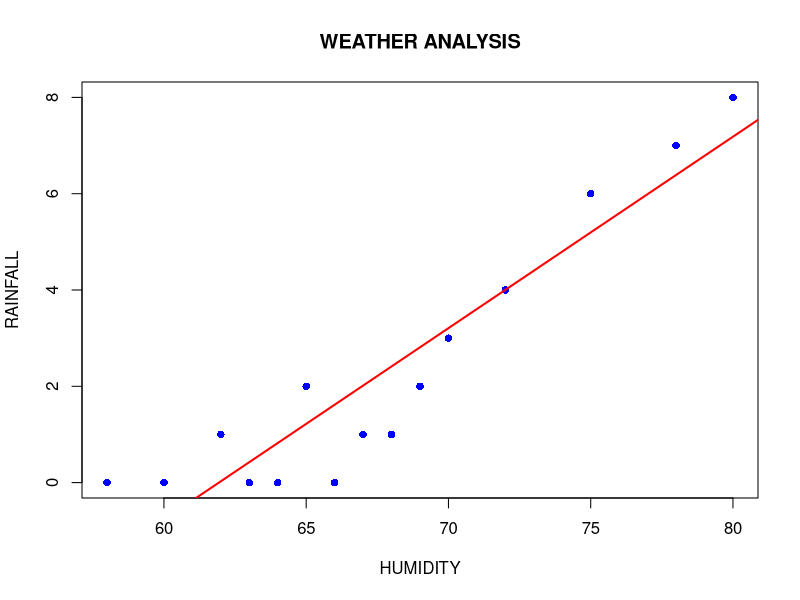
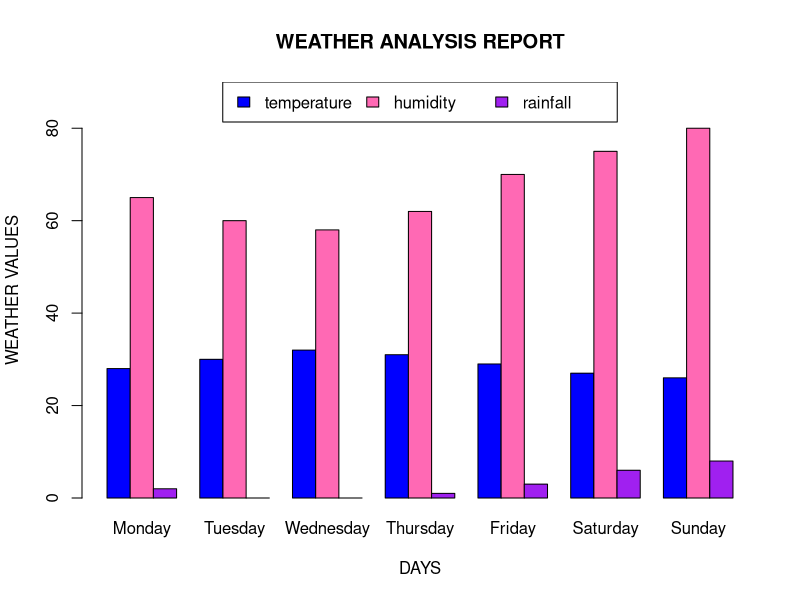

These figures' R source, in order:
weather <- data.frame(
  day = 1:15,
  temperature = c(28, 30, 32, 31, 29, 27, 26, 28, 30, 33, 34, 35, 36, 34, 32),
  humidity = c(65, 60, 58, 62, 70, 75, 80, 78, 72, 68, 66, 64, 63, 67, 69),
  rainfall = c(2, 0, 0, 1, 3, 6, 8, 7, 4, 1, 0, 0, 0, 1, 2)
)


#1/which is hottest and coldest day


weather
coldest <- min(weather$temperature)
coldest_day <- weather$day[weather$temperature == coldest]
hottest <- max(weather$temperature)
hottest_day <- weather$day[weather$temperature == hottest]
coldest
coldest_day
hottest
hottest_day

#2/humidity and rainfall relationship


model <- lm(rainfall ~ humidity,data = weather)
plot(weather$humidity,weather$rainfall,
     col = "blue",
     main = "WEATHER ANALYSIS",
     xlab = "HUMIDITY",
     ylab = "RAINFALL",
     pch=16)
abline(model,col = "red",lwd=2)
predict(model,weather)


#3/regression analysis

modl <- lm(day ~ temperature + humidity + rainfall, data = weather)
summary(modl)
weather <- weather[1:7, c("temperature","humidity","rainfall")]
days <- c("Monday","Tuesday","Wednesday","Thursday","Friday","Saturday","Sunday")
rownames(weather) <- days
trans <- t(as.matrix(weather))
barplot(
  trans,
  beside = TRUE,
  col = c("blue","hotpink","purple"),
  main = "WEATHER ANALYSIS REPORT",
  xlab = "DAYS",
  ylab = "WEATHER VALUES",
  ylim = c(0,90)
)

legend(
  "top",
  legend = rownames(trans),
  fill = c("blue","hotpink","purple"),
  horiz = TRUE
)